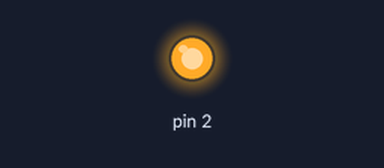
The sketch below on a simulated Arduino Uno, built with avr-gcc and run on an emulated ATmega328P. Parts: output pins drawn as LEDs (lit = HIGH).

Above: at 0.1 s.
Timing chart, 0 to 1.6 s (numbered marks = the images above):
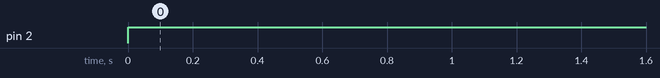

The sketch:

voltage_check.ino
```cpp
void setup() {
  // put your setup code here, to run once:
pinMode(2,OUTPUT);
Serial.begin(9600);
}

void loop() {
  // put your main code here, to run repeatedly:
digitalWrite(2,HIGH);
}
```

Measured:
- by itself, pin 2: LOW → HIGH at 0.00 s
